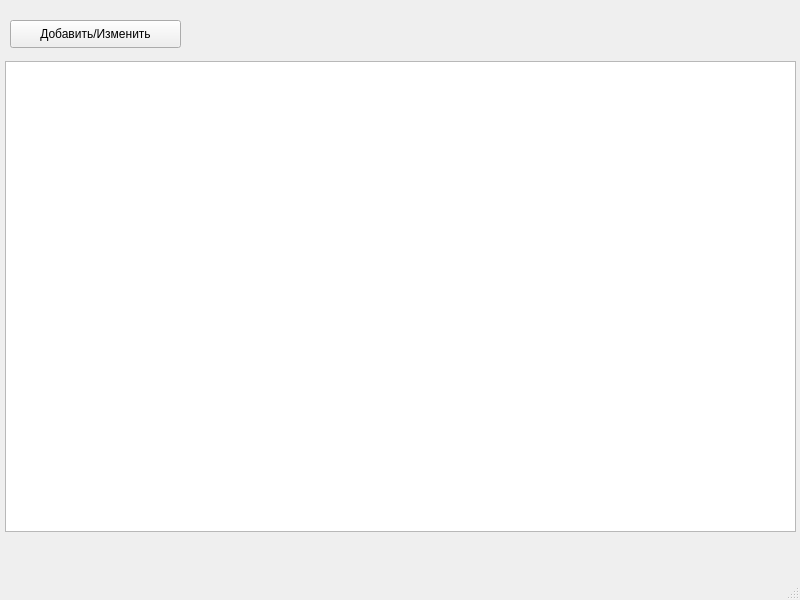
<?xml version="1.0" encoding="UTF-8"?>
<ui version="4.0">
 <class>MainWindow</class>
 <widget class="QMainWindow" name="MainWindow">
  <property name="geometry">
   <rect>
    <x>0</x>
    <y>0</y>
    <width>800</width>
    <height>600</height>
   </rect>
  </property>
  <property name="windowTitle">
   <string>MainWindow</string>
  </property>
  <widget class="QWidget" name="centralwidget">
   <widget class="QTableWidget" name="tableWidget">
    <property name="geometry">
     <rect>
      <x>5</x>
      <y>61</y>
      <width>791</width>
      <height>471</height>
     </rect>
    </property>
   </widget>
   <widget class="QPushButton" name="btnAddEdit">
    <property name="geometry">
     <rect>
      <x>10</x>
      <y>20</y>
      <width>171</width>
      <height>28</height>
     </rect>
    </property>
    <property name="text">
     <string>Добавить/Изменить</string>
    </property>
   </widget>
  </widget>
  <widget class="QMenuBar" name="menubar">
   <property name="geometry">
    <rect>
     <x>0</x>
     <y>0</y>
     <width>800</width>
     <height>26</height>
    </rect>
   </property>
  </widget>
  <widget class="QStatusBar" name="statusbar"/>
 </widget>
 <resources/>
 <connections/>
</ui>
